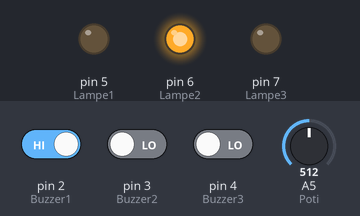
Recording of a sketch running on a simulated Arduino Uno, built with avr-gcc and run on an emulated ATmega328P. Shown: output pins drawn as LEDs (lit = HIGH). Inputs (shaded band) come from the test bench; at power-on: A5 (Poti) = 512, pin 2 (Buzzer1) HIGH, pin 3 (Buzzer2) LOW, pin 4 (Buzzer3) LOW.

Above: at 4.2 s.
4.3 s: A5 (Poti) set to 0
At 9.3 s:
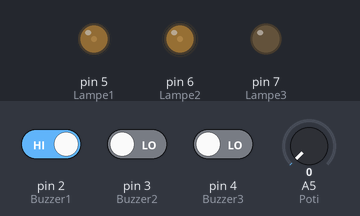
9.6 s: A5 (Poti) set to 122
At 11.1 s:
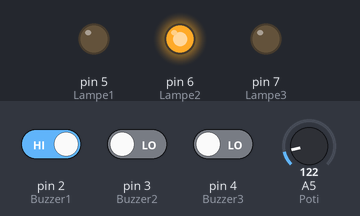
14.7 s: pin 2 (Buzzer1) driven LOW
At 16.5 s:
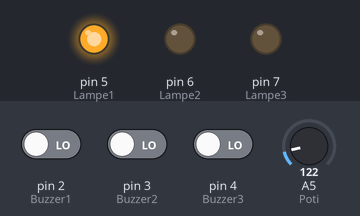
20.8 s: pin 2 (Buzzer1) driven HIGH
At 22.4 s:
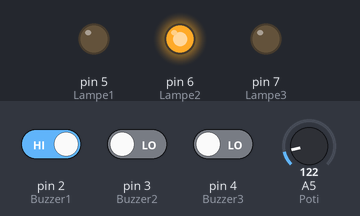
25.7 s: pin 3 (Buzzer2) driven HIGH
At 27.6 s:
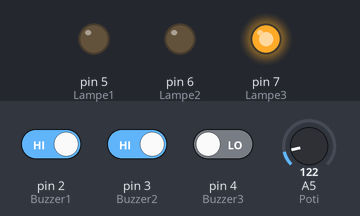
30.6 s: A5 (Poti) set to 0
At 32.3 s:
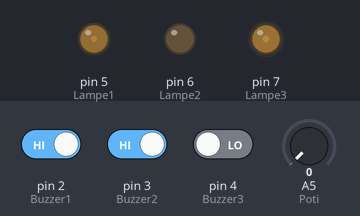
Timing chart, 0 to 33.8 s (numbered marks = the images above; inputs shaded):
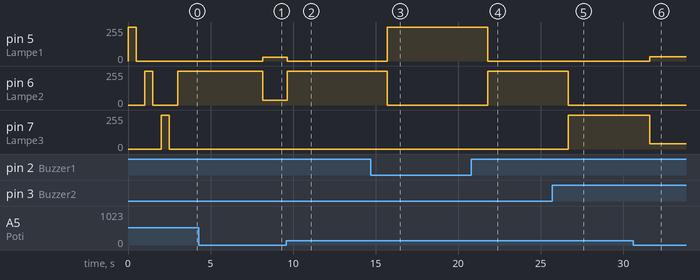

The sketch:

Dalli.pde
```cpp
/*
Dalli

 */
int Buzzer1 =  2;    // Lampe 1 an Output 5
int Buzzer2 =  3;
int Buzzer3 =  4;

int Lampe1 =  5;    // Lampe 1 an Output 5
int Lampe2 =  6;
int Lampe3 =  7;

int Poti =  5;
int Verzug = 100;

// The setup() method runs once, when the sketch starts

void setup()   {
  // initialize the digital pin as an output:

  pinMode(Buzzer1, INPUT);
  pinMode(Buzzer2, INPUT);
  pinMode(Buzzer3, INPUT);

  pinMode(Lampe1, OUTPUT);
  pinMode(Lampe2, OUTPUT);
  pinMode(Lampe3, OUTPUT);


  digitalWrite(Lampe1, HIGH);   // set the LED on
  delay(500);                  // wait for a second
  digitalWrite(Lampe1, LOW);    // set the LED off
  delay(500);                  // wait for a second
  digitalWrite(Lampe2, HIGH);   // set the LED on
  delay(500);                  // wait for a second
  digitalWrite(Lampe2, LOW);    // set the LED off
  delay(500);                  // wait for a second
  digitalWrite(Lampe3, HIGH);   // set the LED on
  delay(500);                  // wait for a second
  digitalWrite(Lampe3, LOW);    // set the LED off
  delay(500);
}


void loop()
{

   Verzug = analogRead(Poti)* 10;
   digitalWrite(Lampe1, digitalRead(Buzzer1));


     if (digitalRead(Buzzer1)==LOW)
     {
     digitalWrite(Lampe1, HIGH);
     digitalWrite(Lampe2, LOW);
     digitalWrite(Lampe3, LOW);
     delay(Verzug);
     }

     else {  if (digitalRead(Buzzer2)==LOW)
             {
              digitalWrite(Lampe2, HIGH);
              digitalWrite(Lampe1, LOW);
              digitalWrite(Lampe3, LOW);
              delay(Verzug);
             }

             else {  if (digitalRead(Buzzer3)==LOW)
                     {
                       digitalWrite(Lampe3, HIGH);
                       digitalWrite(Lampe1, LOW);
                       digitalWrite(Lampe2, LOW);
                       delay(Verzug);
                     }
                   }
           }


     digitalWrite(Lampe1, LOW);
     digitalWrite(Lampe2, LOW);
     digitalWrite(Lampe3, LOW);


 /*
  Verzug = analogRead(Poti)* 10;
  delay(Verzug);                  // wait for a second
  digitalWrite(Lampe1, HIGH);   // set the LED on
    Verzug = analogRead(Poti)* 10;
  delay(Verzug);                  // wait for a second
    Verzug = analogRead(Poti)* 10;
  digitalWrite(Lampe1, LOW);    // set the LED off
  delay(Verzug);                  // wait for a second
    Verzug = analogRead(Poti)* 10;
  digitalWrite(Lampe2, HIGH);   // set the LED on
  delay(Verzug);                  // wait for a second
    Verzug = analogRead(Poti)* 10;
  digitalWrite(Lampe2, LOW);    // set the LED off
  delay(Verzug);                  // wait for a second
    Verzug = analogRead(Poti)* 10;
  digitalWrite(Lampe3, HIGH);   // set the LED on
  delay(Verzug);                  // wait for a second
    Verzug = analogRead(Poti)* 10;
  digitalWrite(Lampe3, LOW);    // set the LED off

 */

}
```

Measured:
- after the input at 4.3 s, pin 5 (Lampe1): 0/255 → 28/255 after 3.9 s; pin 6 (Lampe2): 255/255 → 35/255 after 3.9 s
- after the input at 9.6 s, pin 5 (Lampe1): 28/255 → 0/255 at once; pin 6 (Lampe2): 35/255 → 255/255 at once
- after the input at 14.7 s, pin 5 (Lampe1): 0/255 → 255/255 after 1.0 s; pin 6 (Lampe2): 255/255 → 0/255 after 1.0 s
- after the input at 20.8 s, pin 5 (Lampe1): 255/255 → 0/255 after 1.0 s; pin 6 (Lampe2): 0/255 → 255/255 after 1.0 s
- after the input at 25.7 s, pin 6 (Lampe2): 255/255 → 0/255 after 0.98 s; pin 7 (Lampe3): 0/255 → 255/255 after 0.98 s
- after the input at 30.6 s, pin 5 (Lampe1): 0/255 → 31/255 after 1.0 s; pin 7 (Lampe3): 255/255 → 41/255 after 1.0 s
